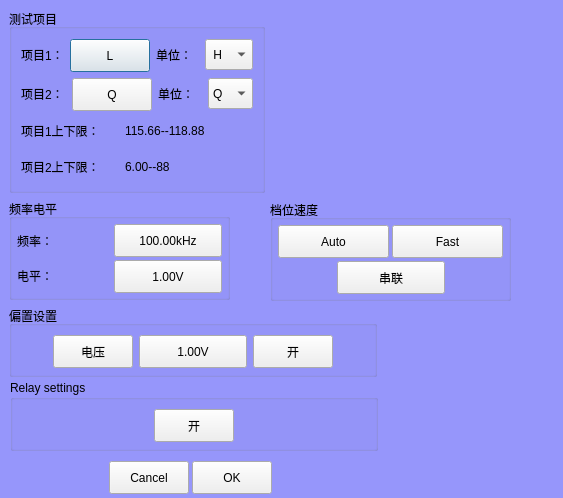
<?xml version="1.0" encoding="UTF-8"?>
<ui version="4.0">
 <class>clsWK6500Meter</class>
 <widget class="QDialog" name="clsWK6500Meter">
  <property name="geometry">
   <rect>
    <x>0</x>
    <y>0</y>
    <width>563</width>
    <height>498</height>
   </rect>
  </property>
  <property name="windowTitle">
   <string>Dialog</string>
  </property>
  <property name="styleSheet">
   <string notr="true">QDialog
{
	background-color:rgb(150,150,251);
}
</string>
  </property>
  <widget class="QGroupBox" name="groupBox">
   <property name="geometry">
    <rect>
     <x>9</x>
     <y>9</y>
     <width>256</width>
     <height>184</height>
    </rect>
   </property>
   <property name="styleSheet">
    <string notr="true">
font: 75 12pt &quot;楷体&quot;;</string>
   </property>
   <property name="title">
    <string>测试项目</string>
   </property>
   <layout class="QGridLayout" name="gridLayout">
    <item row="0" column="0">
     <layout class="QHBoxLayout" name="horizontalLayout">
      <item>
       <widget class="QLabel" name="label">
        <property name="styleSheet">
         <string notr="true">font: 75 11pt &quot;微软雅黑&quot;;</string>
        </property>
        <property name="text">
         <string>项目1：</string>
        </property>
       </widget>
      </item>
      <item>
       <widget class="QPushButton" name="btnItem1">
        <property name="minimumSize">
         <size>
          <width>68</width>
          <height>33</height>
         </size>
        </property>
        <property name="maximumSize">
         <size>
          <width>6666666</width>
          <height>30</height>
         </size>
        </property>
        <property name="styleSheet">
         <string notr="true">font: 75 11pt &quot;微软雅黑&quot;;</string>
        </property>
        <property name="text">
         <string>L</string>
        </property>
       </widget>
      </item>
      <item>
       <widget class="QLabel" name="label_9">
        <property name="styleSheet">
         <string notr="true">font: 75 11pt &quot;微软雅黑&quot;;</string>
        </property>
        <property name="text">
         <string>单位：</string>
        </property>
       </widget>
      </item>
      <item>
       <widget class="QComboBox" name="cmbItem1">
        <property name="minimumSize">
         <size>
          <width>0</width>
          <height>31</height>
         </size>
        </property>
        <item>
         <property name="text">
          <string> H</string>
         </property>
        </item>
        <item>
         <property name="text">
          <string>mH</string>
         </property>
        </item>
        <item>
         <property name="text">
          <string>uH</string>
         </property>
        </item>
        <item>
         <property name="text">
          <string>nH</string>
         </property>
        </item>
        <item>
         <property name="text">
          <string>pH</string>
         </property>
        </item>
       </widget>
      </item>
     </layout>
    </item>
    <item row="1" column="0">
     <layout class="QHBoxLayout" name="horizontalLayout_2">
      <item>
       <widget class="QLabel" name="label_2">
        <property name="styleSheet">
         <string notr="true">font: 75 11pt &quot;微软雅黑&quot;;</string>
        </property>
        <property name="text">
         <string>项目2：</string>
        </property>
       </widget>
      </item>
      <item>
       <widget class="QPushButton" name="btnItem2">
        <property name="minimumSize">
         <size>
          <width>68</width>
          <height>33</height>
         </size>
        </property>
        <property name="maximumSize">
         <size>
          <width>16777215</width>
          <height>30</height>
         </size>
        </property>
        <property name="styleSheet">
         <string notr="true">font: 75 11pt &quot;微软雅黑&quot;;</string>
        </property>
        <property name="text">
         <string>Q</string>
        </property>
       </widget>
      </item>
      <item>
       <widget class="QLabel" name="label_10">
        <property name="styleSheet">
         <string notr="true">font: 75 11pt &quot;微软雅黑&quot;;</string>
        </property>
        <property name="text">
         <string>单位：</string>
        </property>
       </widget>
      </item>
      <item>
       <widget class="QComboBox" name="cmbItem2">
        <property name="minimumSize">
         <size>
          <width>0</width>
          <height>31</height>
         </size>
        </property>
        <item>
         <property name="text">
          <string>Q</string>
         </property>
        </item>
       </widget>
      </item>
     </layout>
    </item>
    <item row="2" column="0">
     <layout class="QHBoxLayout" name="horizontalLayout_8">
      <item>
       <widget class="QLabel" name="label_5">
        <property name="maximumSize">
         <size>
          <width>98</width>
          <height>16777215</height>
         </size>
        </property>
        <property name="text">
         <string>项目1上下限：</string>
        </property>
       </widget>
      </item>
      <item>
       <widget class="clsLabel" name="labelLimit1">
        <property name="minimumSize">
         <size>
          <width>0</width>
          <height>28</height>
         </size>
        </property>
        <property name="text">
         <string>115.66--118.88</string>
        </property>
       </widget>
      </item>
     </layout>
    </item>
    <item row="3" column="0">
     <layout class="QHBoxLayout" name="horizontalLayout_11">
      <item>
       <widget class="QLabel" name="label_6">
        <property name="maximumSize">
         <size>
          <width>98</width>
          <height>16777215</height>
         </size>
        </property>
        <property name="text">
         <string>项目2上下限：</string>
        </property>
       </widget>
      </item>
      <item>
       <widget class="clsLabel" name="labelLimit2">
        <property name="minimumSize">
         <size>
          <width>0</width>
          <height>28</height>
         </size>
        </property>
        <property name="text">
         <string>6.00--88</string>
        </property>
       </widget>
      </item>
     </layout>
    </item>
   </layout>
  </widget>
  <widget class="QGroupBox" name="groupBox_2">
   <property name="geometry">
    <rect>
     <x>9</x>
     <y>199</y>
     <width>221</width>
     <height>101</height>
    </rect>
   </property>
   <property name="styleSheet">
    <string notr="true">font: 75 12pt &quot;楷体&quot;;</string>
   </property>
   <property name="title">
    <string>频率电平</string>
   </property>
   <layout class="QGridLayout" name="gridLayout_2">
    <property name="leftMargin">
     <number>5</number>
    </property>
    <property name="topMargin">
     <number>5</number>
    </property>
    <property name="rightMargin">
     <number>5</number>
    </property>
    <property name="bottomMargin">
     <number>5</number>
    </property>
    <property name="spacing">
     <number>3</number>
    </property>
    <item row="0" column="0">
     <layout class="QHBoxLayout" name="horizontalLayout_3">
      <item>
       <widget class="QLabel" name="label_3">
        <property name="styleSheet">
         <string notr="true">font: 75 11pt &quot;微软雅黑&quot;;</string>
        </property>
        <property name="text">
         <string>频率：</string>
        </property>
       </widget>
      </item>
      <item>
       <widget class="QPushButton" name="btnFreq">
        <property name="minimumSize">
         <size>
          <width>108</width>
          <height>33</height>
         </size>
        </property>
        <property name="styleSheet">
         <string notr="true">font: 75 11pt &quot;微软雅黑&quot;;</string>
        </property>
        <property name="text">
         <string>100.00kHz</string>
        </property>
       </widget>
      </item>
     </layout>
    </item>
    <item row="1" column="0">
     <layout class="QHBoxLayout" name="horizontalLayout_4">
      <item>
       <widget class="QLabel" name="label_4">
        <property name="styleSheet">
         <string notr="true">font: 75 11pt &quot;微软雅黑&quot;;</string>
        </property>
        <property name="text">
         <string>电平：</string>
        </property>
       </widget>
      </item>
      <item>
       <widget class="QPushButton" name="btnLevel">
        <property name="minimumSize">
         <size>
          <width>108</width>
          <height>33</height>
         </size>
        </property>
        <property name="styleSheet">
         <string notr="true">font: 75 11pt &quot;微软雅黑&quot;;</string>
        </property>
        <property name="text">
         <string>1.00V</string>
        </property>
       </widget>
      </item>
     </layout>
    </item>
   </layout>
  </widget>
  <widget class="QGroupBox" name="groupBox_3">
   <property name="geometry">
    <rect>
     <x>270</x>
     <y>200</y>
     <width>241</width>
     <height>101</height>
    </rect>
   </property>
   <property name="styleSheet">
    <string notr="true">font: 75 12pt &quot;楷体&quot;;</string>
   </property>
   <property name="title">
    <string>档位速度</string>
   </property>
   <layout class="QGridLayout" name="gridLayout_3">
    <property name="leftMargin">
     <number>5</number>
    </property>
    <property name="topMargin">
     <number>5</number>
    </property>
    <property name="rightMargin">
     <number>5</number>
    </property>
    <property name="bottomMargin">
     <number>5</number>
    </property>
    <property name="spacing">
     <number>3</number>
    </property>
    <item row="0" column="0">
     <layout class="QHBoxLayout" name="horizontalLayout_5">
      <item>
       <widget class="QPushButton" name="btnRange">
        <property name="minimumSize">
         <size>
          <width>0</width>
          <height>33</height>
         </size>
        </property>
        <property name="styleSheet">
         <string notr="true">font: 75 11pt &quot;微软雅黑&quot;;</string>
        </property>
        <property name="text">
         <string>Auto</string>
        </property>
       </widget>
      </item>
      <item>
       <widget class="QPushButton" name="btnSpeed">
        <property name="minimumSize">
         <size>
          <width>0</width>
          <height>33</height>
         </size>
        </property>
        <property name="styleSheet">
         <string notr="true">font: 75 11pt &quot;微软雅黑&quot;;</string>
        </property>
        <property name="text">
         <string>Fast</string>
        </property>
       </widget>
      </item>
     </layout>
    </item>
    <item row="1" column="0">
     <layout class="QHBoxLayout" name="horizontalLayout_10">
      <item>
       <spacer name="horizontalSpacer_4">
        <property name="orientation">
         <enum>Qt::Horizontal</enum>
        </property>
        <property name="sizeHint" stdset="0">
         <size>
          <width>18</width>
          <height>30</height>
         </size>
        </property>
       </spacer>
      </item>
      <item>
       <widget class="QPushButton" name="btnEqucct">
        <property name="minimumSize">
         <size>
          <width>108</width>
          <height>33</height>
         </size>
        </property>
        <property name="maximumSize">
         <size>
          <width>666666</width>
          <height>33</height>
         </size>
        </property>
        <property name="styleSheet">
         <string notr="true">font: 75 11pt &quot;微软雅黑&quot;;</string>
        </property>
        <property name="text">
         <string>串联</string>
        </property>
       </widget>
      </item>
      <item>
       <spacer name="horizontalSpacer_5">
        <property name="orientation">
         <enum>Qt::Horizontal</enum>
        </property>
        <property name="sizeHint" stdset="0">
         <size>
          <width>28</width>
          <height>30</height>
         </size>
        </property>
       </spacer>
      </item>
     </layout>
    </item>
   </layout>
  </widget>
  <widget class="QGroupBox" name="groupBoxBias">
   <property name="geometry">
    <rect>
     <x>9</x>
     <y>306</y>
     <width>368</width>
     <height>71</height>
    </rect>
   </property>
   <property name="styleSheet">
    <string notr="true">font: 75 12pt &quot;楷体&quot;;</string>
   </property>
   <property name="title">
    <string>偏置设置</string>
   </property>
   <layout class="QGridLayout" name="gridLayout_4">
    <item row="0" column="0">
     <layout class="QHBoxLayout" name="horizontalLayout_6">
      <item>
       <spacer name="horizontalSpacer_3">
        <property name="orientation">
         <enum>Qt::Horizontal</enum>
        </property>
        <property name="sizeHint" stdset="0">
         <size>
          <width>32</width>
          <height>20</height>
         </size>
        </property>
       </spacer>
      </item>
      <item>
       <widget class="QPushButton" name="btnBiasType">
        <property name="minimumSize">
         <size>
          <width>0</width>
          <height>33</height>
         </size>
        </property>
        <property name="styleSheet">
         <string notr="true">font: 75 11pt &quot;微软雅黑&quot;;</string>
        </property>
        <property name="text">
         <string>电压</string>
        </property>
       </widget>
      </item>
      <item>
       <widget class="QPushButton" name="btnBias">
        <property name="minimumSize">
         <size>
          <width>108</width>
          <height>33</height>
         </size>
        </property>
        <property name="styleSheet">
         <string notr="true">font: 75 11pt &quot;微软雅黑&quot;;</string>
        </property>
        <property name="text">
         <string>1.00V</string>
        </property>
       </widget>
      </item>
      <item>
       <widget class="QPushButton" name="btnBiasSwitch">
        <property name="minimumSize">
         <size>
          <width>39</width>
          <height>33</height>
         </size>
        </property>
        <property name="styleSheet">
         <string notr="true">font: 75 11pt &quot;微软雅黑&quot;;</string>
        </property>
        <property name="text">
         <string>开</string>
        </property>
       </widget>
      </item>
      <item>
       <spacer name="horizontalSpacer_6">
        <property name="orientation">
         <enum>Qt::Horizontal</enum>
        </property>
        <property name="sizeHint" stdset="0">
         <size>
          <width>32</width>
          <height>20</height>
         </size>
        </property>
       </spacer>
      </item>
     </layout>
    </item>
   </layout>
  </widget>
  <widget class="QGroupBox" name="groupBoxBias_2">
   <property name="geometry">
    <rect>
     <x>10</x>
     <y>380</y>
     <width>368</width>
     <height>71</height>
    </rect>
   </property>
   <property name="styleSheet">
    <string notr="true">font: 75 12pt &quot;楷体&quot;;</string>
   </property>
   <property name="title">
    <string>Relay settings</string>
   </property>
   <layout class="QGridLayout" name="gridLayout_5">
    <item row="0" column="0">
     <layout class="QHBoxLayout" name="horizontalLayout_9">
      <item>
       <spacer name="horizontalSpacer_7">
        <property name="orientation">
         <enum>Qt::Horizontal</enum>
        </property>
        <property name="sizeHint" stdset="0">
         <size>
          <width>32</width>
          <height>20</height>
         </size>
        </property>
       </spacer>
      </item>
      <item>
       <widget class="QPushButton" name="btnRelay">
        <property name="minimumSize">
         <size>
          <width>39</width>
          <height>33</height>
         </size>
        </property>
        <property name="styleSheet">
         <string notr="true">font: 75 11pt &quot;微软雅黑&quot;;</string>
        </property>
        <property name="text">
         <string>开</string>
        </property>
       </widget>
      </item>
      <item>
       <spacer name="horizontalSpacer_8">
        <property name="orientation">
         <enum>Qt::Horizontal</enum>
        </property>
        <property name="sizeHint" stdset="0">
         <size>
          <width>32</width>
          <height>20</height>
         </size>
        </property>
       </spacer>
      </item>
     </layout>
    </item>
   </layout>
  </widget>
  <widget class="QWidget" name="layoutWidget">
   <property name="geometry">
    <rect>
     <x>10</x>
     <y>460</y>
     <width>262</width>
     <height>35</height>
    </rect>
   </property>
   <layout class="QHBoxLayout" name="horizontalLayout_7">
    <property name="spacing">
     <number>3</number>
    </property>
    <item>
     <spacer name="horizontalSpacer">
      <property name="orientation">
       <enum>Qt::Horizontal</enum>
      </property>
      <property name="sizeHint" stdset="0">
       <size>
        <width>104</width>
        <height>20</height>
       </size>
      </property>
     </spacer>
    </item>
    <item>
     <widget class="QPushButton" name="btnCancel">
      <property name="minimumSize">
       <size>
        <width>0</width>
        <height>33</height>
       </size>
      </property>
      <property name="styleSheet">
       <string notr="true">font: 75 12pt &quot;楷体&quot;;</string>
      </property>
      <property name="text">
       <string>Cancel</string>
      </property>
     </widget>
    </item>
    <item>
     <widget class="QPushButton" name="btnOK">
      <property name="minimumSize">
       <size>
        <width>0</width>
        <height>33</height>
       </size>
      </property>
      <property name="styleSheet">
       <string notr="true">font: 75 12pt &quot;楷体&quot;;</string>
      </property>
      <property name="text">
       <string>OK</string>
      </property>
     </widget>
    </item>
   </layout>
  </widget>
 </widget>
 <customwidgets>
  <customwidget>
   <class>clsLabel</class>
   <extends>QLabel</extends>
   <header>clsLabel.h</header>
  </customwidget>
 </customwidgets>
 <resources/>
 <connections/>
</ui>
